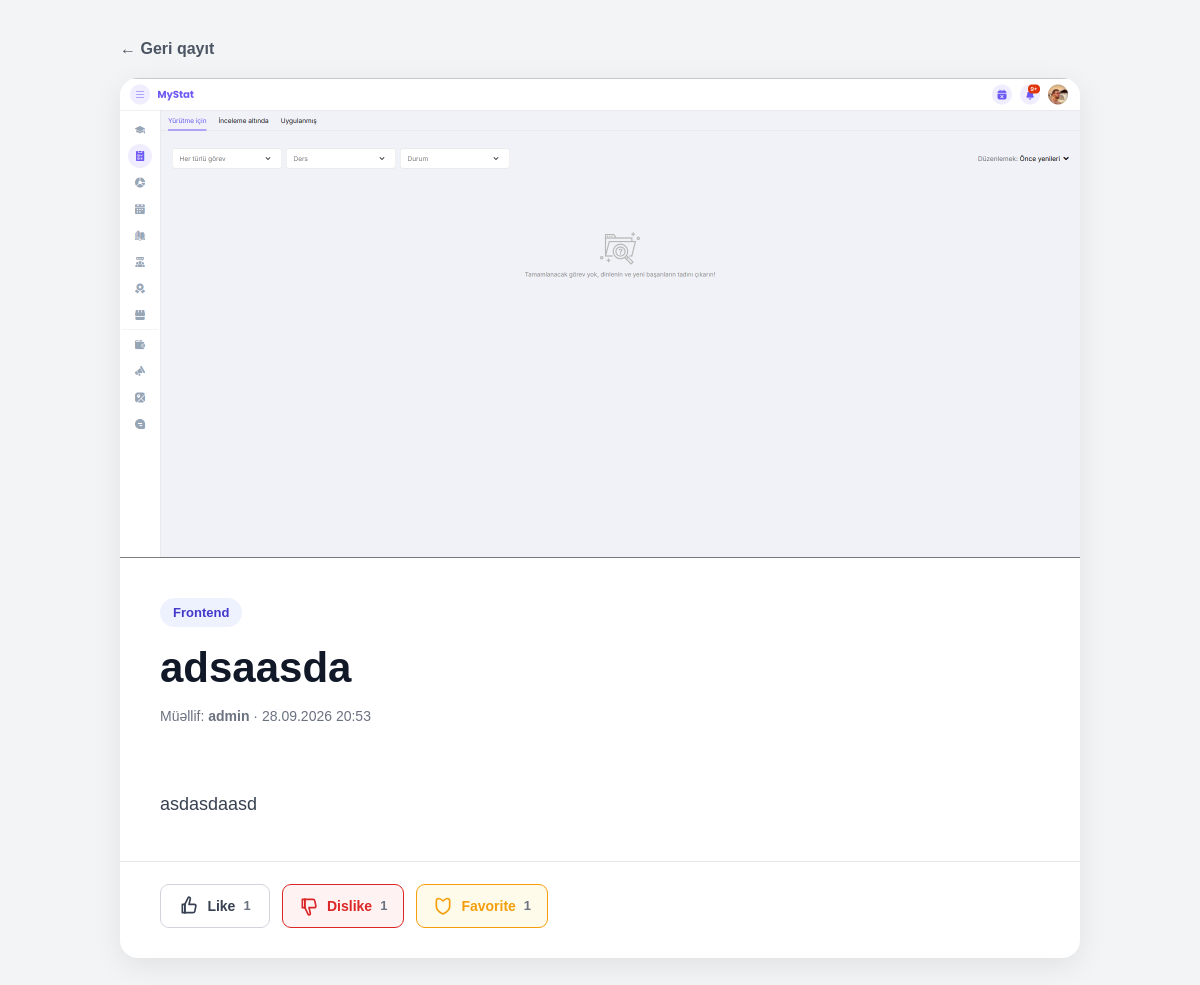
Page /article/3/ (signed in) on the committed database.
### articles/models.py (models this page shows, shortened)
class Article(models.Model):
    title = models.CharField(max_length=200)
    text = models.TextField()
    image = models.ImageField(
        upload_to='articles/',
        blank=True,
        null=True
    )
    author = models.ForeignKey(
        'auth.User',
        on_delete=models.CASCADE,
        related_name='articles'
    )
    category = models.ForeignKey(
        Category,
        on_delete=models.PROTECT,
        related_name='articles'
    )
    created_at = models.DateTimeField(auto_now_add=True)
    updated_at = models.DateTimeField(auto_now=True)
    is_published = models.BooleanField(default=False)

class Category(models.Model):
    name = models.CharField(max_length=100, unique=True)

### articles/views.py (the view)
@login_required
def article_detail(request, article_id):
    article = Article.objects.filter(
        id=article_id
    ).select_related(
        'author',
        'category'
    ).first()
    if (
        article is None
        or (
            not article.is_published
            and not (
                request.user.is_superuser
                or request.user.groups.filter(name='Admin').exists()
                or article.author_id == request.user.id
            )
        )
    ):
        return render(request, 'articles/article_not_found.html')
    is_liked = Like.objects.filter(
        user=request.user,
        article=article
    ).exists()
    is_disliked = Dislike.objects.filter(
        user=request.user,
        article=article
    ).exists()
    is_favorite = Favorite.objects.filter(
        user=request.user,
        article=article
    ).exists()
    like_count = Like.objects.filter(article=article).count()
    dislike_count = Dislike.objects.filter(article=article).count()
    favorite_count = Favorite.objects.filter(article=article).count()
    return render(request, 'articles/article_detail.html', {
        'article': article,
        'is_liked': is_liked,
        'is_disliked': is_disliked,
        'is_favorite': is_favorite,
        'like_count': like_count,
        'dislike_count': dislike_count,
        'favorite_count': favorite_count,
    })

### articles/templates/articles/article_detail.html (shortened to what this page needs)
<!DOCTYPE html>
<html lang="az">
<head>
</head>
<body>
<div class="page">
    <a href="{% url 'home' %}" class="back">
        ← Geri qayıt
    </a>
    <article class="article-card">
        {% if article.image %}
            <img
                src="{{ article.image.url }}"
                alt="{{ article.title }}"
                class="article-image"
            >
        {% endif %}
        <div class="article-content">
            <div class="category">
                {{ article.category.name }}
            </div>
            <h1 class="title">
                {{ article.title }}
            </h1>
            <div class="meta">
                Müəllif:
                <strong>{{ article.author.username }}</strong>
                ·
                {{ article.created_at|date:"d.m.Y H:i" }}
            </div>
            <div class="article-text">
                {{ article.text }}
            </div>
        </div>
        <div class="actions">
            <form
                method="post"
                action="{% url 'article_like' article.id %}"
                class="action-form"
            >
                <button
                    type="submit"
                    class="action-button like-button {% if is_liked %}active{% endif %}"
                >
                    <svg viewBox="0 0 24 24">
                        <path d="M7 10v10"></path>
                        <path d="M4 10h3v10H4z"></path>
                        <path d="M7 10l4-8c.3-.6 1-.9 1.6-.6.8.3 1.2 1.2.9 2L12 10h6.5c1.1 0 1.9 1 1.7 2.1l-1.2 6A2.3 2.3 0 0 1 16.7 20H7"></path>
                    </svg>
                    Like
                    <span class="count">
                        {{ like_count }}
                    </span>
                </button>
            </form>
            <form
                method="post"
                action="{% url 'article_dislike' article.id %}"
                class="action-form"
            >
                <button
                    type="submit"
                    class="action-button dislike-button {% if is_disliked %}active{% endif %}"
                >
                    <svg viewBox="0 0 24 24">
                        <path d="M7 14V4"></path>
                        <path d="M4 14h3V4H4z"></path>
                        <path d="M7 14l4 8c.3.6 1 .9 1.6.6.8-.3 1.2-1.2.9-2L12 14h6.5c1.1 0 1.9-1 1.7-2.1l-1.2-6A2.3 2.3 0 0 0 16.7 4H7"></path>
                    </svg>
                    Dislike
                    <span class="count">
                        {{ dislike_count }}
                    </span>
                </button>
            </form>
            <form
                method="post"
                action="{% url 'article_favorite' article.id %}"
                class="action-form"
            >
                <button
                    type="submit"
                    class="action-button favorite-button {% if is_favorite %}active{% endif %}"
                >
                    <svg viewBox="0 0 24 24">
                        <path d="M20 12.5c0 5-8 9-8 9s-8-4-8-9V5.8A2.8 2.8 0 0 1 6.8 3c1.8 0 3.2 1 5.2 3 2-2 3.4-3 5.2-3A2.8 2.8 0 0 1 20 5.8v6.7z"></path>
                    </svg>
                    Favorite
                    <span class="count">
                        {{ favorite_count }}
                    </span>
                </button>
            </form>
        </div>
    </article>
</div>
</body>
</html>

### articles/templates/articles/article_detail.html (style rules this page uses)
* { box-sizing: border-box; }
body { margin: 0; font-family: Arial, sans-serif; background: #f3f4f6; color: #111827; }
.page { max-width: 1000px; margin: 40px auto; padding: 0 20px; }
.back { display: inline-flex; align-items: center; gap: 6px; margin-bottom: 20px; color: #4b5563; text-decoration: none; font-weight: 600; }
.article-card { overflow: hidden; background: white; border-radius: 18px; box-shadow: 0 8px 30px rgba(0, 0, 0, 0.08); }
.article-image { width: 100%; max-height: 520px; object-fit: cover; display: block; }
.article-content { padding: 40px; }
.category { display: inline-block; margin-bottom: 16px; padding: 7px 13px; border-radius: 20px; background: #eef2ff; color: #4338ca; font-size: 13px; font-weight: 700; }
.title { margin: 0 0 15px; font-size: 42px; line-height: 1.2; color: #111827; }
.meta { margin-bottom: 30px; color: #6b7280; font-size: 14px; }
.article-text { color: #374151; font-size: 18px; line-height: 1.85; white-space: pre-line; }
.actions { display: flex; align-items: center; gap: 12px; padding: 22px 40px 30px; border-top: 1px solid #e5e7eb; flex-wrap: wrap; }
.action-form { margin: 0; }
.action-button { display: inline-flex; align-items: center; justify-content: center; gap: 8px; min-width: 110px; height: 44px; padding: 0 16px; border: 1px solid #d1d5db; border-radius: 9px; background: white; color: #374151; font-size: 14px; font-weight: 600; cursor: pointer; transition: all 0.2s ease; }
.action-button svg { width: 20px; height: 20px; stroke: currentColor; fill: none; stroke-width: 2; stroke-linecap: round; stroke-linejoin: round; }
.dislike-button.active { color: #dc2626; border-color: #dc2626; background: #fef2f2; }
.favorite-button.active { color: #f59e0b; border-color: #f59e0b; background: #fffbeb; }
.count { color: #6b7280; font-size: 13px; }

### rows in the picture
Article: image (picture), category.name "Frontend", title "adsaasda", author.username "admin", created_at "28.09.2026 20:53", text "asdasdaasd"

### other values in the picture
{{ like_count }} "1"
{{ dislike_count }} "1"
{{ favorite_count }} "1"
